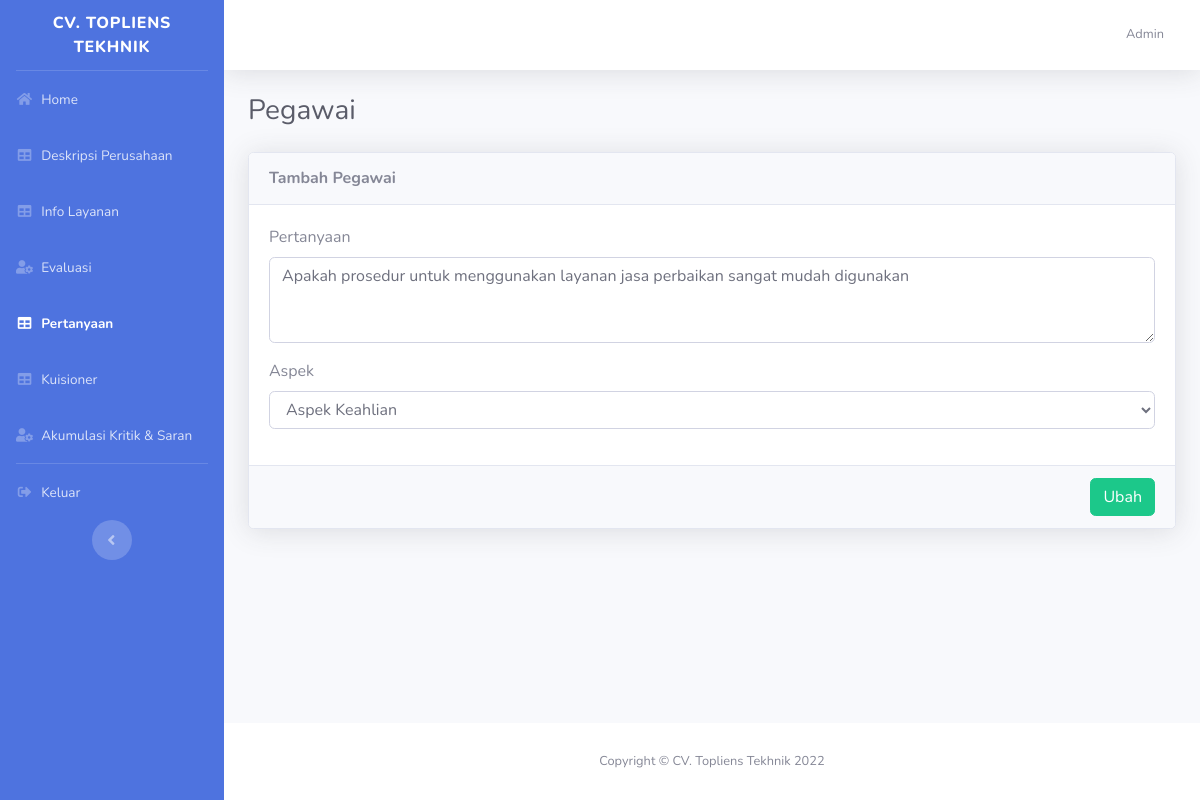
The app's page /dashboard/index.php?halaman=ubah-pertanyaan&id=V2 (signed in), older data.
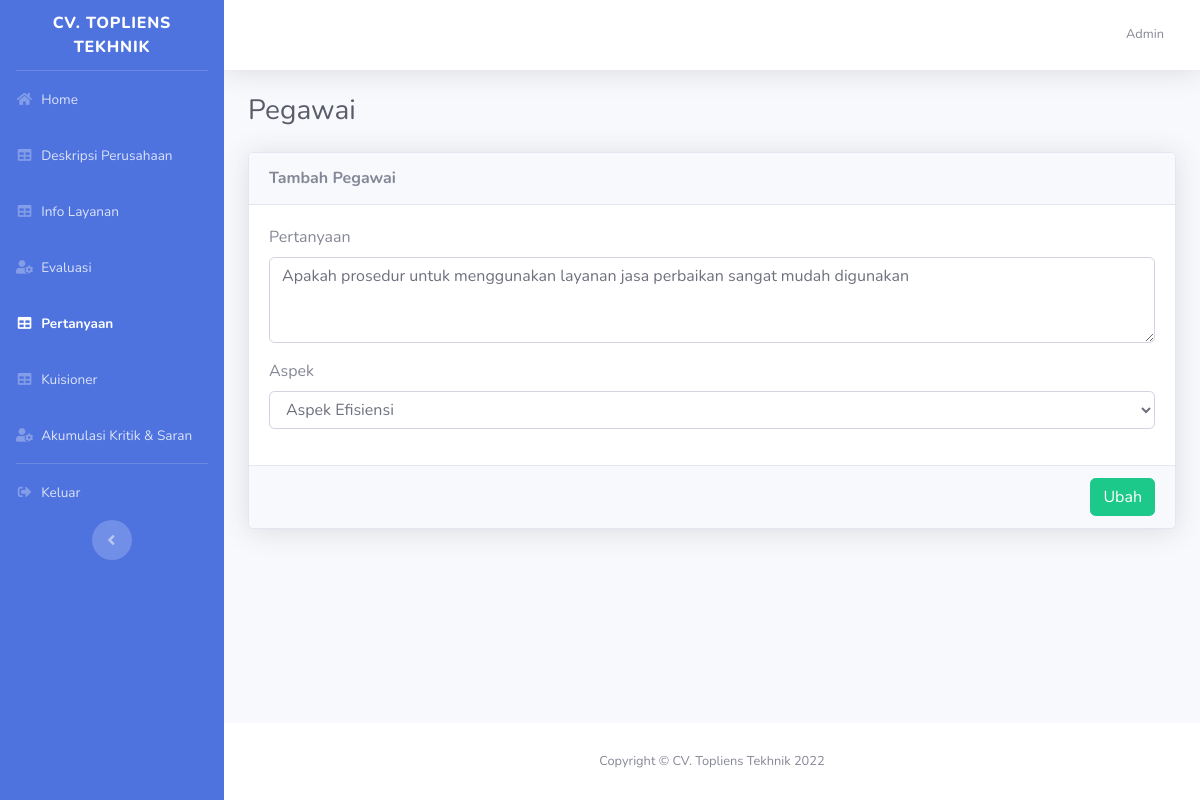
The same page, newer data.
### tables this page shows
CREATE TABLE `tbl_pertanyaan` (
  `id_pertanyaan` varchar(5) NOT NULL,
  `pertanyaan` text NOT NULL,
  `id_aspek` int(11) NOT NULL
);

CREATE TABLE `tbl_aspek` (
  `id_aspek` int(11) NOT NULL,
  `nama` varchar(50) NOT NULL
);

### dashboard/ubah_pertanyaan.php (the view)
<?php
$query = mysqli_query($koneksi, "SELECT*FROM tbl_pertanyaan WHERE id_pertanyaan='$_GET[id]'");
$res = mysqli_fetch_assoc($query);
?>
<h1 class="h3 mb-4 text-gray-800">Pegawai</h1>
<div class="card shadow mb-4">
    <div class="card-header py-3 d-flex align-items-center justify-content-between">
        <h6 class="m-0 font-weight-bold tr-text-primary">Tambah Pegawai</h6>
    </div>
    <form action="./proses/proses_pertanyaan.php?aksi=ubah&id=<?= $res['id_pertanyaan'] ?>" method="POST">
        <div class="card-body">
            <div class="form-group">
                <label class="form-label">Pertanyaan</label>
                <textarea name="pertanyaan" id="" cols="30" rows="3" class="form-control"><?= $res['pertanyaan'] ?></textarea>
            </div>
            <div class="form-group">
                <label for="" class="form-label">Aspek</label>
                <select name="aspek" id="" class="form-control">
                    <?php
                    $query = mysqli_query($koneksi, "SELECT*FROM tbl_aspek");
                    while ($data = mysqli_fetch_assoc($query)) {
                    ?>
                        <option value="<?= $data['id_aspek'] ?>" <?= $data['id_aspek'] == $res['id_aspek'] ? 'selected' : '' ?>><?= $data['nama'] ?></option>
                    <?php
                    }
                    ?>
                </select>
            </div>
        </div>
        <div class="card-footer d-flex justify-content-end">
            <button type="submit" class="btn btn-success">
                Ubah
            </button>
        </div>
    </form>
</div>

Row changes from the older to the newer data that the page shows:
changed tbl_pertanyaan "Apakah prosedur untuk menggunakan layanan jasa perbaikan sangat mudah digunakan": aspek "Aspek Keahlian" → "Aspek Efisiensi"
